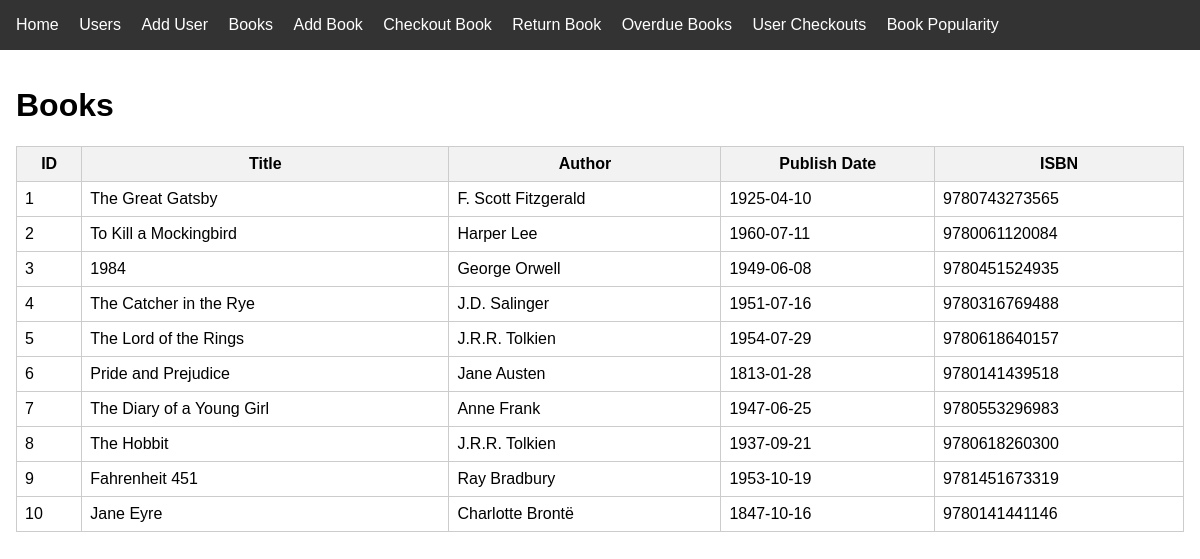
/books, run on the app's committed database.
### app/models/models.py (models this page shows, shortened)
class Book(db.Model):
    id = db.Column(db.Integer, primary_key=True)
    title = db.Column(db.String(200), nullable=False)
    publish_date = db.Column(db.Date, nullable=False)
    author = db.Column(db.String(100), nullable=False)
    isbn = db.Column(db.String(20), unique=True, nullable=False)
    checkouts = db.relationship('Checkout', backref='book', lazy=True)

### app/routes.py (the view)
@app.route('/books')
def books():
    books = Book.query.all()
    return render_template('books.html', books=books)

### app/templates/books.html
{% extends 'base.html' %}
{% block content %}
    <h1>Books</h1>
    <table>
        <thead>
            <tr>
                <th>ID</th>
                <th>Title</th>
                <th>Author</th>
                <th>Publish Date</th>
                <th>ISBN</th>
            </tr>
        </thead>
        <tbody>
            {% for book in books %}
                <tr>
                    <td>{{ book.id }}</td>
                    <td>{{ book.title }}</td>
                    <td>{{ book.author }}</td>
                    <td>{{ book.publish_date }}</td>
                    <td>{{ book.isbn }}</td>
                </tr>
            {% endfor %}
        </tbody>
    </table>
{% endblock %}

### app/templates/base.html (shortened to what this page needs)
<!DOCTYPE html>
<html lang="en">
<head>
    <link rel="stylesheet" href="{{ url_for('static', filename='css/style.css') }}">
</head>
<body>
    <nav>
        <ul>
            <li><a href="{{ url_for('index') }}">Home</a></li>
            <li><a href="{{ url_for('users') }}">Users</a></li>
            <li><a href="{{ url_for('add_user') }}">Add User</a></li>
            <li><a href="{{ url_for('books') }}">Books</a></li>
            <li><a href="{{ url_for('add_book') }}">Add Book</a></li>
            <li><a href="{{ url_for('checkout') }}">Checkout Book</a></li>
            <li><a href="{{ url_for('return_book') }}">Return Book</a></li>
            <li><a href="{{ url_for('overdue_books') }}">Overdue Books</a></li>
            <li><a href="{{ url_for('user_checkouts') }}">User Checkouts</a></li>
            <li><a href="{{ url_for('book_popularity') }}">Book Popularity</a></li>
        </ul>
    </nav>
    <div class="container">
        {% block content %}{% endblock %}
    </div>
</body>
</html>

### app/static/css/style.css (style rules this page uses)
body { font-family: sans-serif; margin: 0; padding: 0; }
nav { background-color: #333; color: white; padding: 1em; }
nav ul { list-style-type: none; margin: 0; padding: 0; }
nav ul li { display: inline; margin-right: 1em; }
nav a { color: white; text-decoration: none; }
.container { padding: 1em; }
table { border-collapse: collapse; width: 100%; }
th, td { border: 1px solid #ccc; padding: 0.5em; }
thead { background-color: #f2f2f2; }

### data on the page
Book: id "1", title "The Great Gatsby", author "F. Scott Fitzgerald", publish_date "1925-04-10", isbn "9780743273565"
Book: id "2", title "To Kill a Mockingbird", author "Harper Lee", publish_date "1960-07-11", isbn "9780061120084"
Book: id "3", title "1984", author "George Orwell", publish_date "1949-06-08", isbn "9780451524935"
Book: id "4", title "The Catcher in the Rye", author "J.D. Salinger", publish_date "1951-07-16", isbn "9780316769488"
Book: id "5", title "The Lord of the Rings", author "J.R.R. Tolkien", publish_date "1954-07-29", isbn "9780618640157"
Book: id "6", title "Pride and Prejudice", author "Jane Austen", publish_date "1813-01-28", isbn "9780141439518"
Book: id "7", title "The Diary of a Young Girl", author "Anne Frank", publish_date "1947-06-25", isbn "9780553296983"
Book: id "8", title "The Hobbit", author "J.R.R. Tolkien", publish_date "1937-09-21", isbn "9780618260300"
Book: id "9", title "Fahrenheit 451", author "Ray Bradbury", publish_date "1953-10-19", isbn "9781451673319"
Book: id "10", title "Jane Eyre", author "Charlotte Brontë", publish_date "1847-10-16", isbn "9780141441146"
